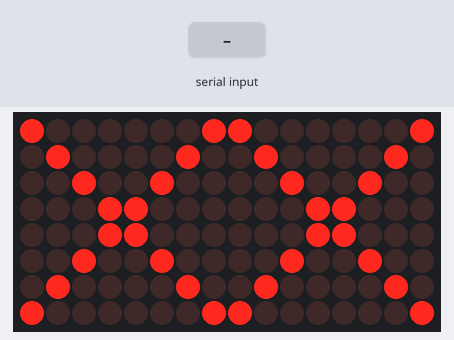
Bench run of a sketch on a simulated ESP32. On the bench: 16×8 LED matrix. Inputs (shaded band) come from the test bench. WiFi joins after 1.5 s; servers stay silent unless stated; what the sketch prints to the serial monitor is not drawn.

Above: at 2.7 s.
2.8 s: "GO\n" received over Serial
At 4.07 s:
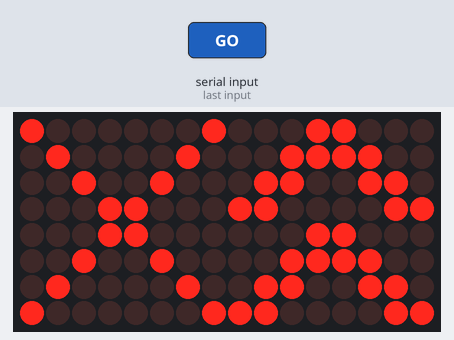
4.5 s: "BACK\n" received over Serial
At 6.07 s:
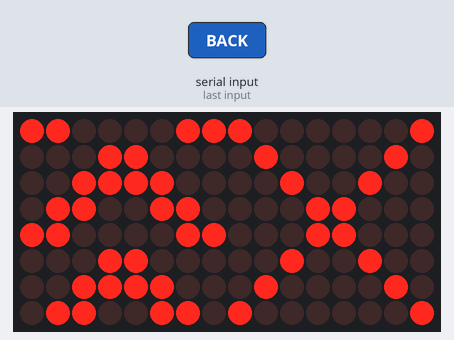
6.4 s: "GO\n" received over Serial
At 6.63 s:
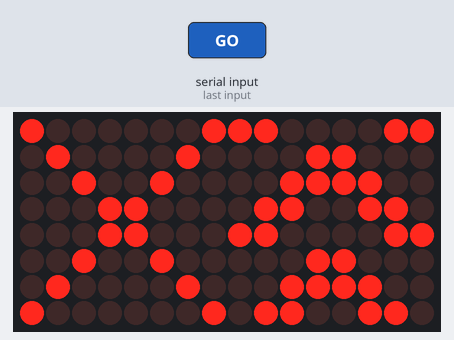
7.9 s: "BACK\n" received over Serial
At 8.07 s:
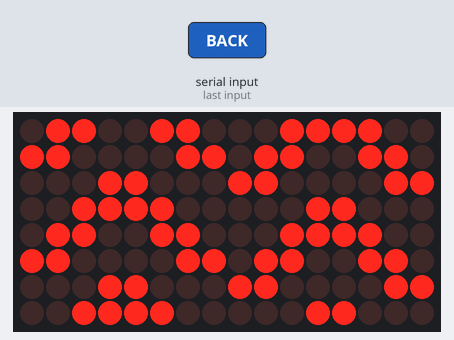
9.4 s: "STOP\n" received over Serial
At 9.58 s:
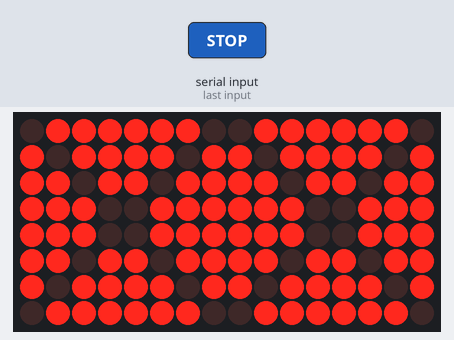

Measured:
- after the input at 2.8 s, the display: first changes at once (image 1 shows a later state)
- after the input at 4.5 s, the display: first changes at once (image 2 shows a later state)
- after the input at 6.4 s, the display: first changes after 0.05 s (image 3 shows a later state)
- after the input at 7.9 s, the display: changes at once (image 4)
- after the input at 9.4 s, the display: changes at once (image 5)

The sketch:

matrixdisplay.ino
```cpp
#include <MD_MAX72xx.h>
#include <SPI.h>
#include <WiFi.h>
#include <HTTPClient.h>
#include <ArduinoJson.h>

#define HARDWARE_TYPE MD_MAX72XX::FC16_HW
#define MAX_DEVICES 2

// ESP32 SPI pins
#define DATA_PIN 23
#define CS_PIN   5
#define CLK_PIN  18

MD_MAX72XX mx = MD_MAX72XX(HARDWARE_TYPE, DATA_PIN, CLK_PIN, CS_PIN, MAX_DEVICES);

// Wi-Fi Credentials
const char* ssid     = "Hotspoootttt";
const char* password = "gefe1955";

// Target Endpoint
const char* serverUrl = "http://10.67.178.210:5000/node/NODE-4/status";

// HTTP polling interval
const unsigned long httpInterval = 2000;
unsigned long lastHttpPoll = 0;

// -------- ARROW FRAMES (UPWARD ANIMATION) --------
byte arrow1[8] = {
  B00011000,
  B00111100,
  B01100110,
  B11000011,
  B00011000,
  B00111100,
  B01100110,
  B11000011
};

byte arrow2[8] = {
  B00111100,
  B01100110,
  B11000011,
  B00011000,
  B00111100,
  B01100110,
  B11000011,
  B00011000
};

byte arrow3[8] = {
  B01100110,
  B11000011,
  B00011000,
  B00111100,
  B01100110,
  B11000011,
  B00011000,
  B00111100
};

byte arrow4[8] = {
  B11000011,
  B00011000,
  B00111100,
  B01100110,
  B11000011,
  B00011000,
  B00111100,
  B01100110
};

byte arrow5[8] = {
  B00011000,
  B00111100,
  B01100110,
  B11000011,
  B00011000,
  B00111100,
  B01100110,
  B11000011
};

byte arrow6[8] = {
  B00111100,
  B01100110,
  B11000011,
  B00011000,
  B00111100,
  B01100110,
  B11000011,
  B00011000
};

byte arrow7[8] = {
  B01100110,
  B11000011,
  B00011000,
  B00111100,
  B01100110,
  B11000011,
  B00011000,
  B00111100
};

byte arrow8[8] = {
  B11000011,
  B00011000,
  B00111100,
  B01100110,
  B11000011,
  B00011000,
  B00111100,
  B01100110
};

// -------- X SYMBOL --------
byte cross[8] = {
  B10000001,
  B01000010,
  B00100100,
  B00011000,
  B00011000,
  B00100100,
  B01000010,
  B10000001
};

bool flashState = false;
unsigned long lastFlash = 0;

int leftMode = 0;   // 0 = X , 1 = arrow (display_a)
int rightMode = 0;  // 0 = X , 1 = arrow (display_b)

int arrowFrame = 0;
unsigned long lastArrow = 0;

// -------- DRAW SYMBOL --------
void drawSymbol(byte device, byte symbol[8], bool invert = false)
{
  for (int row = 0; row < 8; row++)
  {
    for (int col = 0; col < 8; col++)
    {
      bool state = bitRead(symbol[row], 7 - col);
      if (invert) state = !state;
      mx.setPoint(row, col + device * 8, state);
    }
  }
}

// -------- DRAW ARROW --------
void drawArrowAnimated(byte device)
{
  if (arrowFrame == 0) drawSymbol(device, arrow1);
  if (arrowFrame == 1) drawSymbol(device, arrow2);
  if (arrowFrame == 2) drawSymbol(device, arrow3);
  if (arrowFrame == 3) drawSymbol(device, arrow4);
  if (arrowFrame == 4) drawSymbol(device, arrow5);
  if (arrowFrame == 5) drawSymbol(device, arrow6);
  if (arrowFrame == 6) drawSymbol(device, arrow7);
  if (arrowFrame == 7) drawSymbol(device, arrow8);
}

// -------- CONNECT WIFI --------
void connectToWiFi()
{
  if (WiFi.status() == WL_CONNECTED) return;

  Serial.print("Connecting to Wi-Fi: ");
  Serial.println(ssid);

  WiFi.mode(WIFI_STA);
  WiFi.begin(ssid, password);

  int attempts = 0;
  while (WiFi.status() != WL_CONNECTED && attempts < 20)
  {
    delay(500);
    Serial.print(".");
    attempts++;
  }

  if (WiFi.status() == WL_CONNECTED)
  {
    Serial.println("\nWiFi connected successfully!");
    Serial.print("IP Address: ");
    Serial.println(WiFi.localIP());
  }
  else
  {
    Serial.println("\nWiFi connection failed. Will retry later.");
  }
}

// -------- FETCH NODE STATUS VIA HTTP --------
void fetchNodeStatus()
{
  if (WiFi.status() != WL_CONNECTED)
  {
    connectToWiFi();
    return;
  }

  HTTPClient http;
  http.begin(serverUrl);
  http.setTimeout(3000);

  int httpResponseCode = http.GET();

  if (httpResponseCode == HTTP_CODE_OK)
  {
    String payload = http.getString();

    #if ARDUINOJSON_VERSION_MAJOR >= 7
      JsonDocument doc;
    #else
      StaticJsonDocument<512> doc;
    #endif

    DeserializationError error = deserializeJson(doc, payload);

    if (!error)
    {
      const char* displayA = doc["display_a"] | "STOP";
      const char* displayB = doc["display_b"] | "STOP";

      // Print to Serial
      Serial.print("display_a: ");
      Serial.println(displayA);
      Serial.print("display_b: ");
      Serial.println(displayB);

      // Update display modes based on values (FORWARD = arrow, STOP = X)
      if (String(displayA) == "FORWARD" || String(displayA) == "GO")
        leftMode = 1;
      else
        leftMode = 0;

      if (String(displayB) == "FORWARD" || String(displayB) == "GO")
        rightMode = 1;
      else
        rightMode = 0;
    }
    else
    {
      Serial.print("JSON parse failed: ");
      Serial.println(error.f_str());
    }
  }
  else
  {
    Serial.print("HTTP GET error: ");
    Serial.println(httpResponseCode);
  }

  http.end();
}

void setup()
{
  Serial.begin(115200);

  // ESP32 SPI
  SPI.begin(18, 19, 23, 5);

  mx.begin();
  mx.control(MD_MAX72XX::INTENSITY, 5);
  mx.clear();

  // Initial Wi-Fi connection
  connectToWiFi();
}

void loop()
{
  // -------- HTTP POLLING (GET node status) --------
  if (millis() - lastHttpPoll > httpInterval)
  {
    lastHttpPoll = millis();
    fetchNodeStatus();
  }

  // -------- SERIAL MANUAL COMMAND OVERRIDE --------
  if (Serial.available())
  {
    String cmd = Serial.readStringUntil('\n');
    cmd.trim();

    if (cmd == "GO")
    {
      leftMode = 1;
      rightMode = 0;
    }
    else if (cmd == "BACK")
    {
      leftMode = 0;
      rightMode = 1;
    }
    else if (cmd == "STOP")
    {
      leftMode = 0;
      rightMode = 0;
    }
  }

  // -------- FLASHING X --------
  if (millis() - lastFlash > 300)
  {
    lastFlash = millis();
    flashState = !flashState;

    if (leftMode == 0)
      drawSymbol(0, cross, flashState);

    if (rightMode == 0)
      drawSymbol(1, cross, flashState);
  }

  // -------- MOVING ARROW --------
  if (millis() - lastArrow > 120)
  {
    lastArrow = millis();

    arrowFrame++;
    if (arrowFrame > 7) arrowFrame = 0;

    if (leftMode == 1)
      drawArrowAnimated(0);

    if (rightMode == 1)
      drawArrowAnimated(1);
  }
}
```
